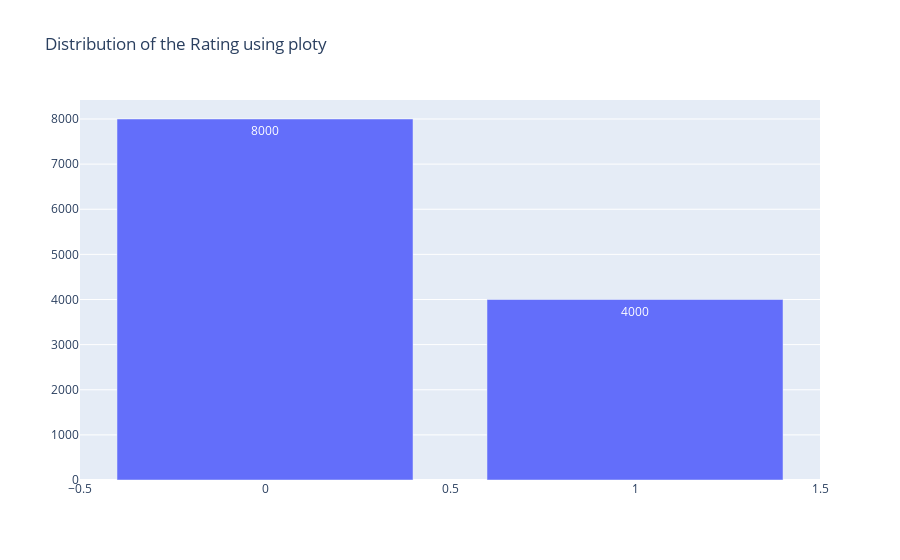

Write notebook code for a chart like this one.
### Markdown cell above
### 6 统计数据

### Code cell
a  = data.rating.value_counts()
fig = go.Figure([go.Bar(x=a.index, y=a.values,text=a.values)])
fig.update_layout(title='Distribution of the Rating using ploty')
fig.show()

### Figure 1 — Plotly figure (JSON) as saved in the notebook; plotly's stock layout.template omitted (floating-point values rounded to 4 significant figures)
{"data": [{"text": [8000, 4000], "type": "bar", "x": [0, 1], "y": [8000, 4000]}], "layout": {"title": {"text": "Distribution of the Rating using ploty"}}}
